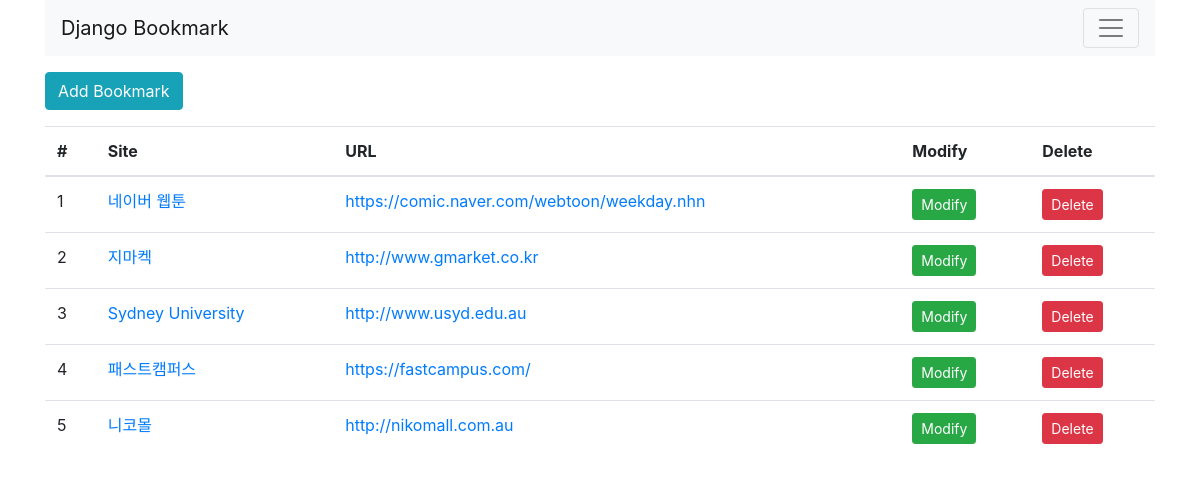
Before: /bookmark/ with the older database file.
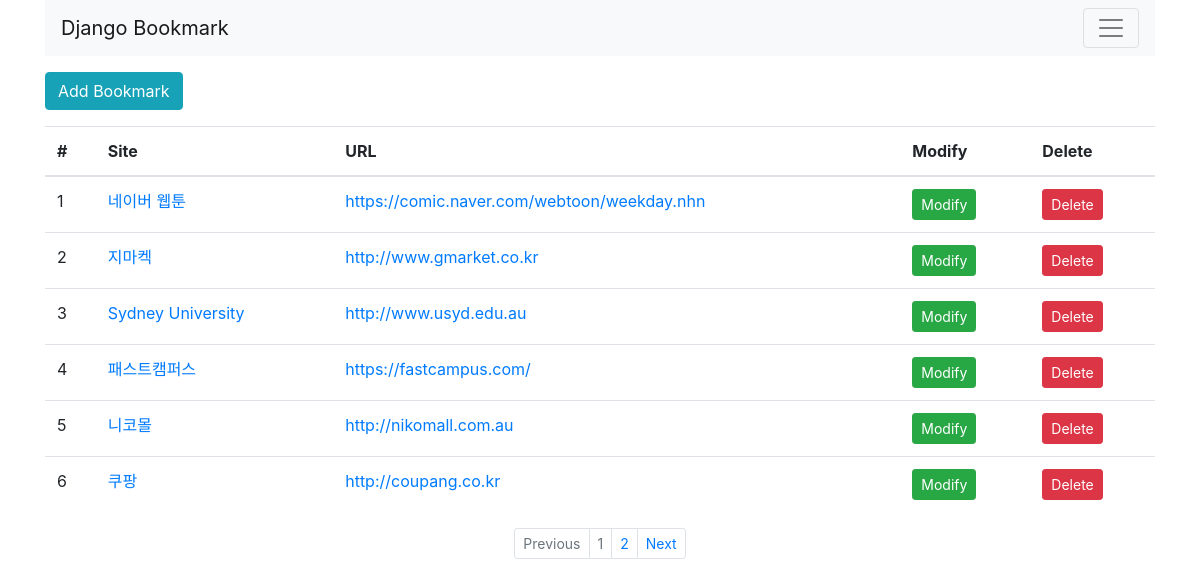
After: the same page with the newer database file.
### bookmark/models.py (models this page shows, shortened)
class Bookmark(models.Model):
    site_name = models.CharField(max_length=100)
    url = models.URLField('site URL')

### bookmark/views.py (the view)
# urls.py: path('', BookmarkListView.as_view(), name='list'),
class BookmarkListView(ListView):
    model = Bookmark
    paginate_by = 6

### bookmark/templates/bookmark/bookmark_list.html (shortened to what this page needs)
{% extends 'base.html' %}
{% block content %}
<div class="btn-group">
    <a href="{% url 'add' %}" class="btn btn-info">Add Bookmark</a>
</div>
<table class="table">
    <thead>
        <tr>
            <th scope="col">#</th>
            <th scope="col">Site</th>
            <th scope="col">URL</th>
            <th scope="col">Modify</th>
            <th scope="col">Delete</th>
        </tr>
    </thead>
    <tbody>
        {% for bookmark in object_list %}
        <tr>
            <td>{{ forloop.counter }}</td>
            <td><a href="{% url 'detail' pk=bookmark.id }">{{ bookmark.site_name }}</a></td>
            <td><a href="{{ bookmark.url }}" target="_blank">{{ bookmark.url }}</a></td>
            <td><a href="{% url 'update' pk=bookmark.id %}" class="btn btn-success btn-sm">Modify</a></td>
            <td><a href="{% url 'delete' pk=bookmark.id %}" class="btn btn-danger btn-sm">Delete</a></td>
        </tr>
        {% endfor %}
    </tbody>
</table>
{% endblock %}
{% block pagination %}
    {% if is_paginated %}
        <ul class="pagination justify-content-center pagination-sm">
            {% if page_obj.has_previous %}
            <li class="page-item">
                <a class="page-link" href="{% url 'list' %}?page={{ page_obj.previous_page_number }}" tableindex="-1">
                    Previous
                </a>
            </li>
            {% else %}
            <li class="page-item disabled">
                <a class="page-link" href="#" tabindex="-1">Previous</a>
            </li>
            {% endif %}
            {% for object in page_obj.paginator.page_range %}
                <li class="page-item {% if page_obj.number == forloop.counter %} disabled{% endif %}">
                    <a class="page-link" href="{{ request.path }}?page={{ forloop.counter }}">
                    {{ forloop.counter }}
                    </a>
                </li>
            {% endfor %}
         {% if page_obj.has_next %}
            <li class="page-item">
                <a class="page-link" href="{% url 'list' %}?page={{ page_obj.next_page_number }}">Next</a>
            </li>
            {% else %}
            <li class="page-item disabled">
                <a class="page-link" href="#">Next</a>
            </li>
        {% endif %}
        </ul>
    {% endif %}
{% endblock %}

Changed rows visible on the page:
added Bookmark: site_name "쿠팡", url "http://coupang.co.kr"
Other visible differences:
text now shown: "Previous Next"
new list line: "1"
new list line: "2"
